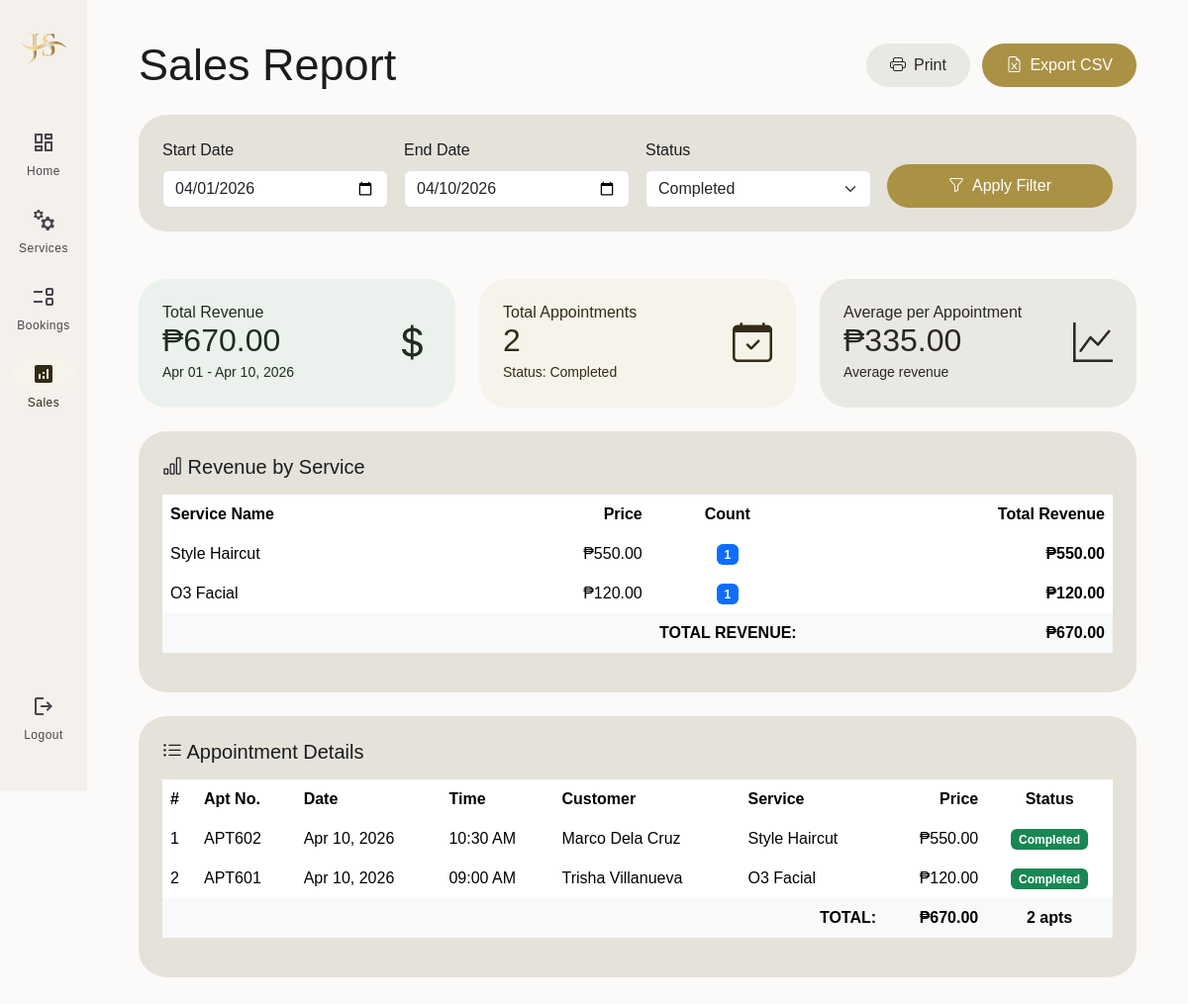
Page /admin/salesreport.php (signed in) on the committed database.
### tables this page shows
CREATE TABLE `tblappointment` (
  `ID` int(10) NOT NULL,
  `AptNumber` varchar(80) DEFAULT NULL,
  `Name` varchar(120) DEFAULT NULL,
  `Email` varchar(120) DEFAULT NULL,
  `PhoneNumber` bigint(11) DEFAULT NULL,
  `AptDate` varchar(120) DEFAULT NULL,
  `AptTime` varchar(120) DEFAULT NULL,
  `Services` varchar(120) DEFAULT NULL,
  `ApplyDate` timestamp NULL DEFAULT current_timestamp(),
  `Remark` varchar(250) DEFAULT NULL,
  `Status` varchar(50) DEFAULT NULL,
  `RemarkDate` timestamp NULL DEFAULT NULL ON UPDATE current_timestamp()
);

### admin/salesreport.php (the view, shortened to what this page needs)
<?php
if(!isset($dbh) && isset($con)) {
    try {
        $dbh = new PDO("mysql:host=localhost;dbname=jilbertsalon", "root", "");
        $dbh->setAttribute(PDO::ATTR_ERRMODE, PDO::ERRMODE_EXCEPTION);
    } catch(PDOException $e) {
        die("PDO connection failed: " . $e->getMessage());
    }
}
$start_date = isset($_GET['start_date']) ? $_GET['start_date'] : date('Y-m-01');
$end_date = isset($_GET['end_date']) ? $_GET['end_date'] : date('Y-m-d');
$status_filter = isset($_GET['status']) ? $_GET['status'] : 'Completed';
$where_conditions = [];
$params = [];
if(!empty($status_filter)) {
    $where_conditions[] = "a.Status = :status";
    $params[':status'] = $status_filter;
}
if(!empty($start_date)) {
    $where_conditions[] = "a.AptDate >= :start_date";
    $params[':start_date'] = $start_date;
}
if(!empty($end_date)) {
    $where_conditions[] = "a.AptDate <= :end_date";
    $params[':end_date'] = $end_date;
}
$where_clause = count($where_conditions) > 0 ? "WHERE " . implode(" AND ", $where_conditions) : "";
$sql = "SELECT a.*,
               COALESCE(s.Cost, 0) as Cost,
               COALESCE(s.ServiceName, a.Services) as ServiceName
        FROM tblappointment a
        LEFT JOIN tblservices s ON TRIM(a.Services) = TRIM(s.ServiceName)
        $where_clause
        ORDER BY a.AptDate DESC, a.AptTime DESC";
$query = $dbh->prepare($sql);
$query->execute($params);
$appointments = $query->fetchAll(PDO::FETCH_OBJ);
$total_revenue = 0;
$total_appointments = count($appointments);
foreach($appointments as $apt) {
    $total_revenue += (float)($apt->Cost ?? 0);
}
$summary_sql = "SELECT
                    COALESCE(s.ServiceName, a.Services) as ServiceName,
                    COALESCE(s.Cost, 0) as Cost,
                    COUNT(a.ID) as count,
                    (COALESCE(s.Cost, 0) * COUNT(a.ID)) as revenue
                FROM tblappointment a
                LEFT JOIN tblservices s ON TRIM(a.Services) = TRIM(s.ServiceName)
                $where_clause
                GROUP BY COALESCE(s.ServiceName, a.Services), COALESCE(s.Cost, 0)
                ORDER BY revenue DESC";
$summary_query = $dbh->prepare($summary_sql);
$summary_query->execute($params);
$service_summary = $summary_query->fetchAll(PDO::FETCH_OBJ);
$is_print = isset($_GET['print']) && $_GET['print'] == '1';
?>
<!DOCTYPE html>
<html lang="en">
<head>
    <link href="https://cdn.jsdelivr.net/npm/bootstrap@5.3.8/dist/css/bootstrap.min.css" rel="stylesheet"
>
    <link rel="stylesheet" href="https://cdn.jsdelivr.net/npm/bootstrap-icons@1.10.3/font/bootstrap-icons.css">
    <link rel="stylesheet" href="admin.css">
    <link rel="stylesheet" href="\Jilbert-Salon\admin\printing.css">
</head>
<body>
    <?php if(!$is_print): ?>
    <?php include '../navs/sidenavbar.php'; ?>
    <?php endif; ?>
    <div class="m3-main-content">
        <div class="container-fluid mb-5">
            <div class="d-flex justify-content-between align-items-center mb-4 no-print">
                <h1 class="m3-display-medium mb-0">Sales Report</h1>
                <div>
                    <button onclick="window.print()" class="btn-m3 btn-m3-tonal me-2">
                        <i class="bi bi-printer"></i> Print
                    </button>
                    <a href="?export=csv&start_date=<?php echo $start_date; ?>&end_date=<?php echo $end_date; ?>&status=<?php echo $status_filter; ?>"
                       class="btn-m3 btn-m3-primary">
                        <i class="bi bi-file-earmark-excel"></i> Export CSV
                    </a>
                </div>
            </div>
            <div class="row mt-4 no-print">
                <div class="col-lg-12">
                    <div class="m3-card surface-container-high p-4 mb-4">
                        <form method="GET" class="row g-3">
                            <div class="col-md-3">
                                <label class="form-label">Start Date</label>
                                <input type="date" name="start_date" class="form-control"
                                       value="<?php echo $start_date; ?>" required>
                            </div>
                            <div class="col-md-3">
                                <label class="form-label">End Date</label>
                                <input type="date" name="end_date" class="form-control"
                                       value="<?php echo $end_date; ?>" required>
                            </div>
                            <div class="col-md-3">
                                <label class="form-label">Status</label>
                                <select name="status" class="form-select">
                                    <option value="Completed" <?php echo $status_filter == 'Completed' ? 'selected' : ''; ?>>Completed</option>
                                </select>
                            </div>
                            <div class="col-md-3 d-flex align-items-end">
                                <button type="submit" class="btn-m3 btn-m3-primary w-100">
                                    <i class="bi bi-funnel"></i> Apply Filter
                                </button>
                            </div>
                        </form>
                    </div>
                </div>
            </div>
            <div class="row mt-4">
                <div class="col-lg-4 mb-4 mb-lg-0">
                    <div class="m3-card success-container h-100 summary-card">
                        <div class="card-body">
                            <div class="d-flex justify-content-between align-items-center">
                                <div>
                                    <h6 class="card-title">Total Revenue</h6>
                                    <h2 class="mb-0">₱<?php echo number_format($total_revenue, 2); ?></h2>
                                    <small><?php echo date('M d', strtotime($start_date)); ?> - <?php echo date('M d, Y', strtotime($end_date)); ?></small>
                                </div>
                                <div>
                                    <i class="bi bi-currency-dollar fs-1"></i>
                                </div>
                            </div>
                        </div>
                    </div>
                </div>
                <div class="col-lg-4 mb-4 mb-lg-0">
                    <div class="m3-card primary-container h-100 summary-card">
                        <div class="card-body">
                            <div class="d-flex justify-content-between align-items-center">
                                <div>
                                    <h6 class="card-title">Total Appointments</h6>
                                    <h2 class="mb-0"><?php echo $total_appointments; ?></h2>
                                    <small>Status: <?php echo empty($status_filter) ? 'All' : $status_filter; ?></small>
                                </div>
                                <div>
                                    <i class="bi bi-calendar-check fs-1"></i>
                                </div>
                            </div>
                        </div>
                    </div>
                </div>
                <div class="col-lg-4 mb-4 mb-lg-0">
                    <div class="m3-card secondary-container h-100 summary-card">
                        <div class="card-body">
                            <div class="d-flex justify-content-between align-items-center">
                                <div>
                                    <h6 class="card-title">Average per Appointment</h6>
                                    <h2 class="mb-0">₱<?php echo $total_appointments > 0 ? number_format($total_revenue / $total_appointments, 2) : '0.00'; ?></h2>
                                    <small>Average revenue</small>
                                </div>
                                <div>
                                    <i class="bi bi-graph-up fs-1"></i>
                                </div>
                            </div>
                        </div>
                    </div>
                </div>
            </div>
            <div class="row mt-4">
                <div class="col-lg-12">
                    <div class="m3-card surface-container-high">
                        <div class="card-body">
                            <h5 class="card-title mb-3">
                                <i class="bi bi-bar-chart"></i> Revenue by Service
                            </h5>
                            <div class="table-responsive">
                                <table class="table table-borderless table-hover" style="background:transparent;">
                                    <thead>
                                        <tr>
                                            <th>Service Name</th>
                                            <th class="text-end">Price</th>
                                            <th class="text-center">Count</th>
                                            <th class="text-end">Total Revenue</th>
                                        </tr>
                                    </thead>
                                    <tbody>
                                        <?php
                                        if(count($service_summary) > 0) {
                                            foreach($service_summary as $service):
                                        ?>
                                        <tr>
                                            <td><?php echo htmlentities($service->ServiceName ?? 'Unknown Service'); ?></td>
                                            <td class="text-end">₱<?php echo number_format((float)($service->Cost ?? 0), 2); ?></td>
                                            <td class="text-center">
                                                <span class="badge bg-primary"><?php echo (int)($service->count ?? 0); ?></span>
                                            </td>
                                            <td class="text-end"><strong>₱<?php echo number_format((float)($service->revenue ?? 0), 2); ?></strong></td>
                                        </tr>
                                        <?php
                                            endforeach;
                                        } else {
                                            echo '<tr><td colspan="4" class="text-center text-muted">No data available</td></tr>';
                                        }
                                        ?>
                                    </tbody>
                                    <tfoot class="table-light">
                                        <tr class="fw-bold">
                                            <td colspan="3" class="text-end">TOTAL REVENUE:</td>
                                            <td class="text-end">₱<?php echo number_format($total_revenue, 2); ?></td>
                                        </tr>
                                    </tfoot>
                                </table>
                            </div>
                        </div>
                    </div>
                </div>
            </div>
            <div class="row mt-4">
                <div class="col-lg-12">
                    <div class="m3-card surface-container-high">
                        <div class="card-body">
                            <h5 class="card-title mb-3">
                                <i class="bi bi-list-ul"></i> Appointment Details
                            </h5>
                            <div class="table-responsive">
                                <table class="table table-borderless table-hover" style="background:transparent;">
                                    <thead>
                                        <tr>
                                            <th>#</th>
                                            <th>Apt No.</th>
                                            <th>Date</th>
                                            <th>Time</th>
                                            <th>Customer</th>
                                            <th>Service</th>
                                            <th class="text-end">Price</th>
                                            <th class="text-center">Status</th>
                                        </tr>
                                    </thead>
                                    <tbody>
                                        <?php
                                        if(count($appointments) > 0) {
                                            $cnt = 1;
                                            foreach($appointments as $apt):
                                        ?>
                                        <tr>
                                            <td><?php echo $cnt++; ?></td>
                                            <td><?php echo htmlentities($apt->AptNumber ?? 'N/A'); ?></td>
                                            <td><?php echo date('M d, Y', strtotime($apt->AptDate)); ?></td>
                                            <td><?php echo htmlentities($apt->AptTime ?? 'N/A'); ?></td>
                                            <td><?php echo htmlentities($apt->Name ?? 'N/A'); ?></td>
                                            <td><?php echo htmlentities($apt->Services ?? 'N/A'); ?></td>
                                            <td class="text-end">₱<?php echo number_format((float)($apt->Cost ?? 0), 2); ?></td>
                                            <td class="text-center">
                                                <?php
                                                $badge_class = 'secondary';
                                                if($apt->Status == 'Completed') $badge_class = 'success';
                                                elseif($apt->Status == 'Cancelled') $badge_class = 'danger';
                                                elseif($apt->Status == 'Confirmed') $badge_class = 'primary';
                                                elseif($apt->Status == 'Pending') $badge_class = 'warning';
                                                ?>
                                                <span class="badge bg-<?php echo $badge_class; ?>">
                                                    <?php echo htmlentities($apt->Status ?? 'N/A'); ?>
                                                </span>
                                            </td>
                                        </tr>
                                        <?php
                                            endforeach;
                                        } else {
                                            echo '<tr><td colspan="8" class="text-center text-muted py-4">';
                                            echo '<i class="bi bi-inbox fs-1 d-block mb-2"></i>';
                                            echo 'No appointments found for the selected criteria';
                                            echo '</td></tr>';
                                        }
                                        ?>
                                    </tbody>
                                    <tfoot>
                                        <tr class="table-light fw-bold">
                                            <td colspan="6" class="text-end">TOTAL:</td>
                                            <td class="text-end">₱<?php echo number_format($total_revenue, 2); ?></td>
                                            <td class="text-center"><?php echo $total_appointments; ?> apts</td>
                                        </tr>
                                    </tfoot>
                                </table>
                            </div>
                        </div>
                    </div>
                </div>
            </div>
        </div>
    </div>
</body>
</html>

### rows in the picture
tblappointment: AptNumber "APT602", AptDate "Apr 10, 2026", AptTime "10:30 AM", Name "Marco Dela Cruz", Services "Style Haircut", Cost "550.00", Status "Completed"
tblappointment: AptNumber "APT601", AptDate "Apr 10, 2026", AptTime "09:00 AM", Name "Trisha Villanueva", Services "O3 Facial", Cost "120.00", Status "Completed"

### other values in the picture
$total_revenue "670.00"
date('M d', strtotime($start_date)) "Apr 01"
date('M d, Y', strtotime($end_date)) "Apr 10, 2026"
$total_appointments "2"
$status_filter "Completed"
$total_revenue / $total_appointments "335.00"
$service->ServiceName "Style Haircut"
$service->Cost "550.00"
$service->count "1"
$service->revenue "550.00"
$service->ServiceName "O3 Facial"
$service->Cost "120.00"
$service->revenue "120.00"
